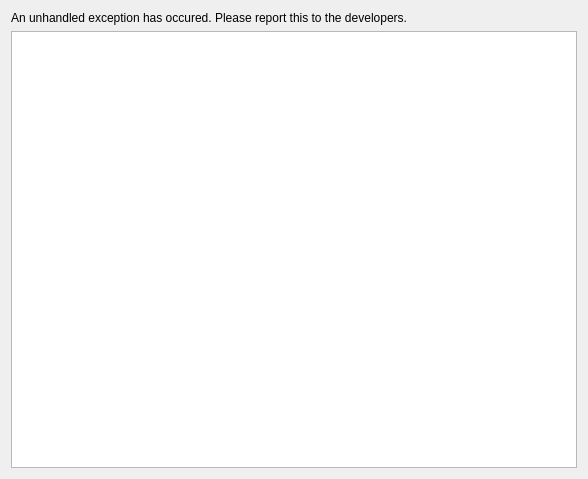
<?xml version="1.0" encoding="UTF-8"?>
<ui version="4.0">
 <class>UnhandledException</class>
 <widget class="QDialog" name="UnhandledException">
  <property name="geometry">
   <rect>
    <x>0</x>
    <y>0</y>
    <width>588</width>
    <height>479</height>
   </rect>
  </property>
  <property name="windowTitle">
   <string>Unhandled Exception</string>
  </property>
  <layout class="QGridLayout" name="gridLayout">
   <item row="1" column="0">
    <widget class="QPlainTextEdit" name="traceback">
     <property name="lineWrapMode">
      <enum>QPlainTextEdit::NoWrap</enum>
     </property>
     <property name="readOnly">
      <bool>true</bool>
     </property>
     <property name="plainText">
      <string/>
     </property>
    </widget>
   </item>
   <item row="0" column="0">
    <widget class="QLabel" name="label">
     <property name="text">
      <string>An unhandled exception has occured. Please report this to the developers.</string>
     </property>
     <property name="wordWrap">
      <bool>true</bool>
     </property>
    </widget>
   </item>
  </layout>
 </widget>
 <resources/>
 <connections/>
</ui>
